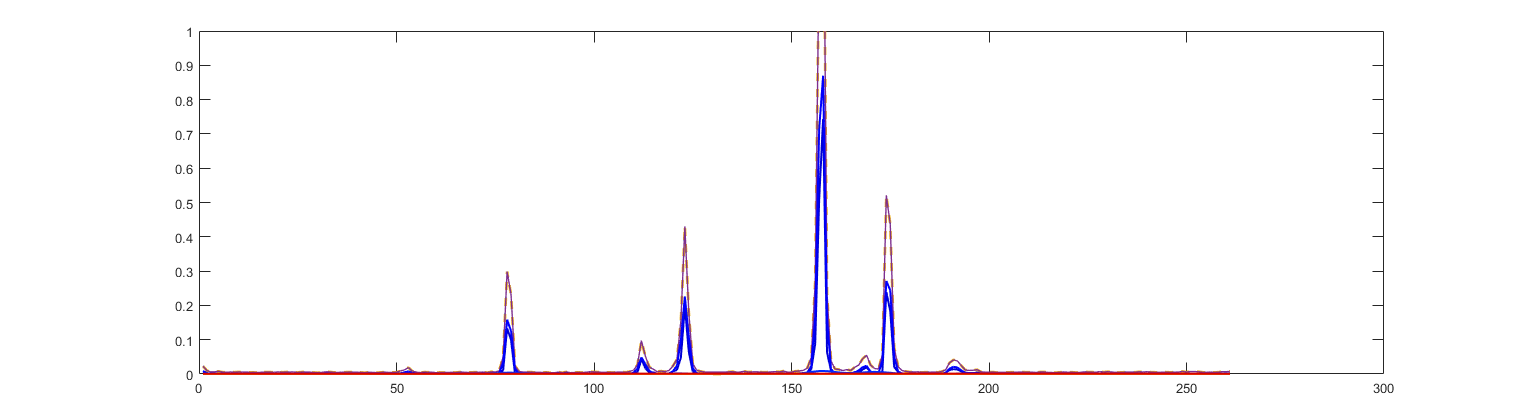
%> input picture MATLAB/1D FISTA/untitled.png, 1529 x 420 px
$ octave --eval "removeWhiteSpace('../1D FISTA/untitled.png');"   (GNU Octave 9; MATLAB toolbox functions it lacks are replaced by stand-ins)
%> lines starting %> are read from the running program, lines starting %| are printed output that depends on the picture; in (x1, y1, x2, y2) boxes, pixels count from 0 and x2, y2 are one past the last pixel; in counts of white or black regions, pixels touching at a corner belong together; the program's own positions count from 1
function removeWhiteSpace(filePath)
%> called with filePath = '../1D FISTA/untitled.png'
%UNTITLED2 Summary of this function goes here
%   Detailed explanation goes here
% Read the image file
img = imread(filePath);
%> img is the input picture: size 420x1529x3 uint8; mean R, G, B 251.8, 250.6, 252

% Convert to grayscale and invert colors
gray = 255 * (rgb2gray(img) < 128);
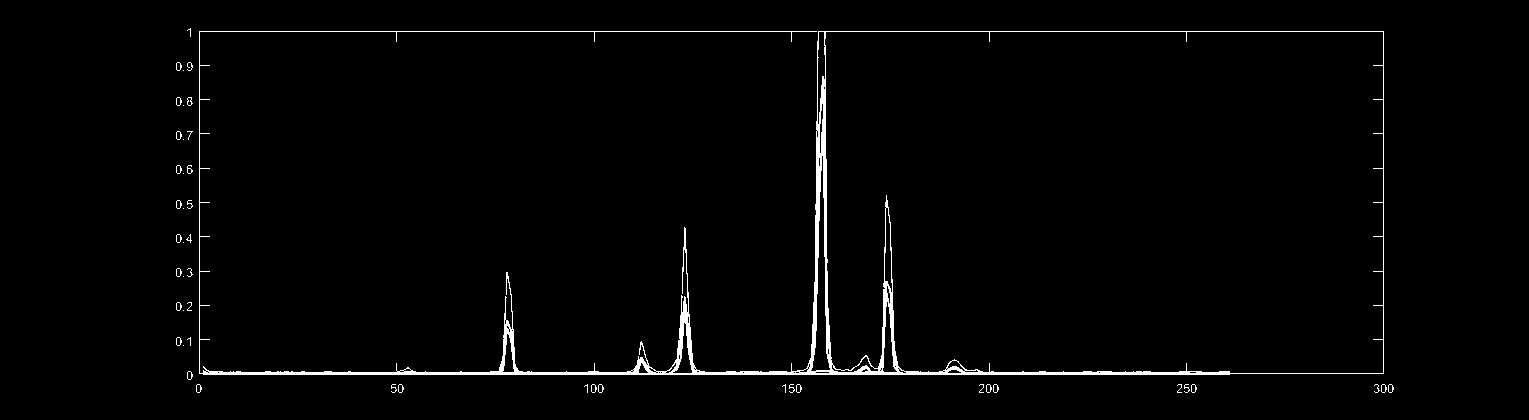
%> gray: size 420x1529 double; 1.8% white; 48 white regions (20 under 20 px), largest, box (x1, y1, x2, y2) and area: (199, 31, 1384, 375) 10557, (187, 97, 193, 106) 24, (187, 165, 193, 174) 24

% Find non-zero pixels (image content)
[row,col] = find(gray);
%> row = 11345 values from 29 to 393; col = 11345 values from 177 to 1394

% Crop the image using the bounding box
cropped = img( min(row):max(row), min(col):max(col),:);
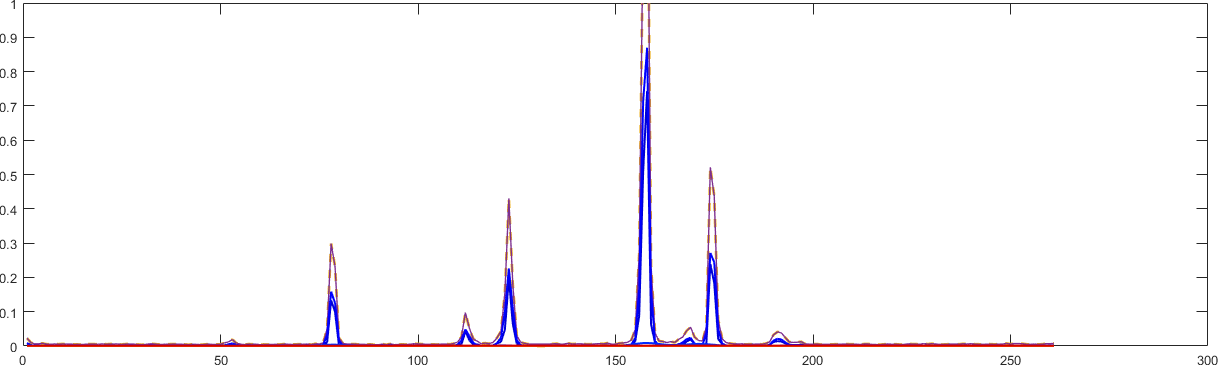
%> cropped: size 365x1218x3 uint8; mean R, G, B 250.4, 248.7, 250.7

% Save the cropped image overwriting
imwrite(cropped, filePath);
end
